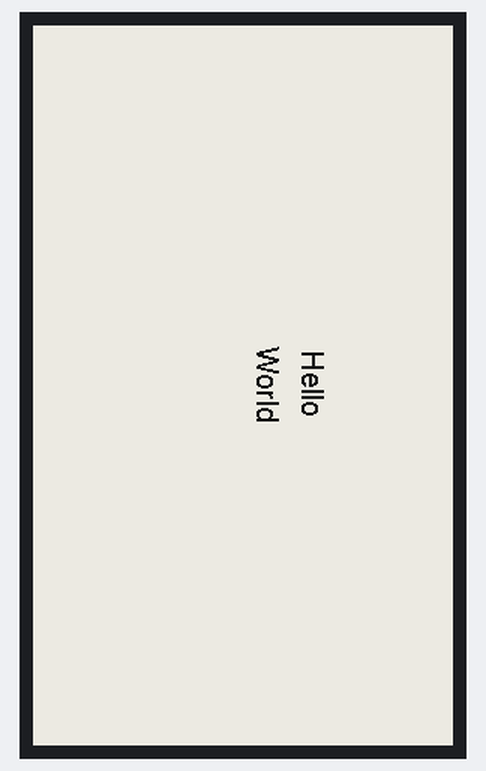
Simulated run of this program. Board: Raspberry Pi Pico running MicroPython. Parts: 280×480 one-colour display. An e-paper refresh takes a nominal 2 s (0.4 s partial, 12 s with colour); library files of the repository ran but are not shown: epd_3in7.py, freesans20.py, writer.py; what the program prints to the serial console is not drawn. At 8.2 s the program stops and its outputs stay as they are.

Above: at 7.5 s.

The program:

main.py
```python
# -----------------------------------------------------------------------------
# Author               :   Coen Tempelaars
# -----------------------------------------------------------------------------

from epd_3in7 import EPD_3in7
from centerwriter import CenterWriter
import freesans20

if __name__=='__main__':
    epd = EPD_3in7()
    cw = CenterWriter(epd, freesans20)

    epd.fill(0xff)
    cw.set_vertical_spacing(10)
    cw.set_vertical_shift(-30)
    cw.write_lines(["Hello", "World"])
    epd.show()

    epd.deep_sleep()
```

centerwriter.py
```python
# -----------------------------------------------------------------------------
# Author               :   Coen Tempelaars
# -----------------------------------------------------------------------------

from writer import Writer

class CenterWriter():
    def __init__(self, device, font, verbose=True):
        self.device = device
        self.writer = Writer(device, font, verbose)
        self.writer.set_clip(row_clip=True, col_clip=True, wrap=False)
        self.spacing = 0
        self.shift = 0

    def set_vertical_spacing(self, spacing):
        self.spacing = spacing

    def set_vertical_shift(self, shift):
        self.shift = shift

    def write_lines(self, lines):
        total_height = (self.writer.height + self.spacing) * len(lines) - self.spacing
        row = (self.device.height - total_height) // 2 + self.shift

        if row < 0 or (row + total_height) >= self.device.height:
            raise ValueError('Text position exceeds display limit (vertical)')

        for line in lines:
            length = self.writer.stringlen(line)
            col = (self.device.width - length) // 2 if length < self.device.width else 0

            self.writer.set_textpos(self.device, row, col)
            self.writer.printstring(line, invert=True)

            row += (self.writer.height + self.spacing)
            if row >= self.device.height:
                break
```
